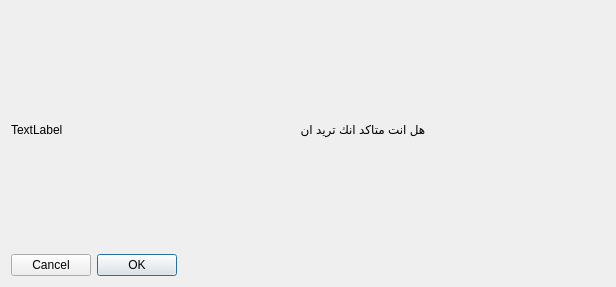
<?xml version="1.0" encoding="UTF-8"?>
<ui version="4.0">
 <class>Dialog</class>
 <widget class="QDialog" name="Dialog">
  <property name="geometry">
   <rect>
    <x>0</x>
    <y>0</y>
    <width>616</width>
    <height>287</height>
   </rect>
  </property>
  <property name="windowTitle">
   <string>Dialog</string>
  </property>
  <layout class="QHBoxLayout" name="horizontalLayout">
   <item>
    <layout class="QVBoxLayout" name="verticalLayout">
     <item>
      <layout class="QHBoxLayout" name="horizontalLayout_2">
       <item>
        <widget class="QLabel" name="label_toChange">
         <property name="text">
          <string>TextLabel</string>
         </property>
        </widget>
       </item>
       <item>
        <widget class="QLabel" name="label">
         <property name="text">
          <string>                                                      هل انت متاكد انك تريد ان </string>
         </property>
        </widget>
       </item>
      </layout>
     </item>
     <item>
      <widget class="QDialogButtonBox" name="buttonBox">
       <property name="layoutDirection">
        <enum>Qt::RightToLeft</enum>
       </property>
       <property name="orientation">
        <enum>Qt::Horizontal</enum>
       </property>
       <property name="standardButtons">
        <set>QDialogButtonBox::Cancel|QDialogButtonBox::Ok</set>
       </property>
      </widget>
     </item>
    </layout>
   </item>
  </layout>
 </widget>
 <resources/>
 <connections>
  <connection>
   <sender>buttonBox</sender>
   <signal>accepted()</signal>
   <receiver>Dialog</receiver>
   <slot>accept()</slot>
   <hints>
    <hint type="sourcelabel">
     <x>248</x>
     <y>254</y>
    </hint>
    <hint type="destinationlabel">
     <x>157</x>
     <y>274</y>
    </hint>
   </hints>
  </connection>
  <connection>
   <sender>buttonBox</sender>
   <signal>rejected()</signal>
   <receiver>Dialog</receiver>
   <slot>reject()</slot>
   <hints>
    <hint type="sourcelabel">
     <x>316</x>
     <y>260</y>
    </hint>
    <hint type="destinationlabel">
     <x>286</x>
     <y>274</y>
    </hint>
   </hints>
  </connection>
 </connections>
</ui>
